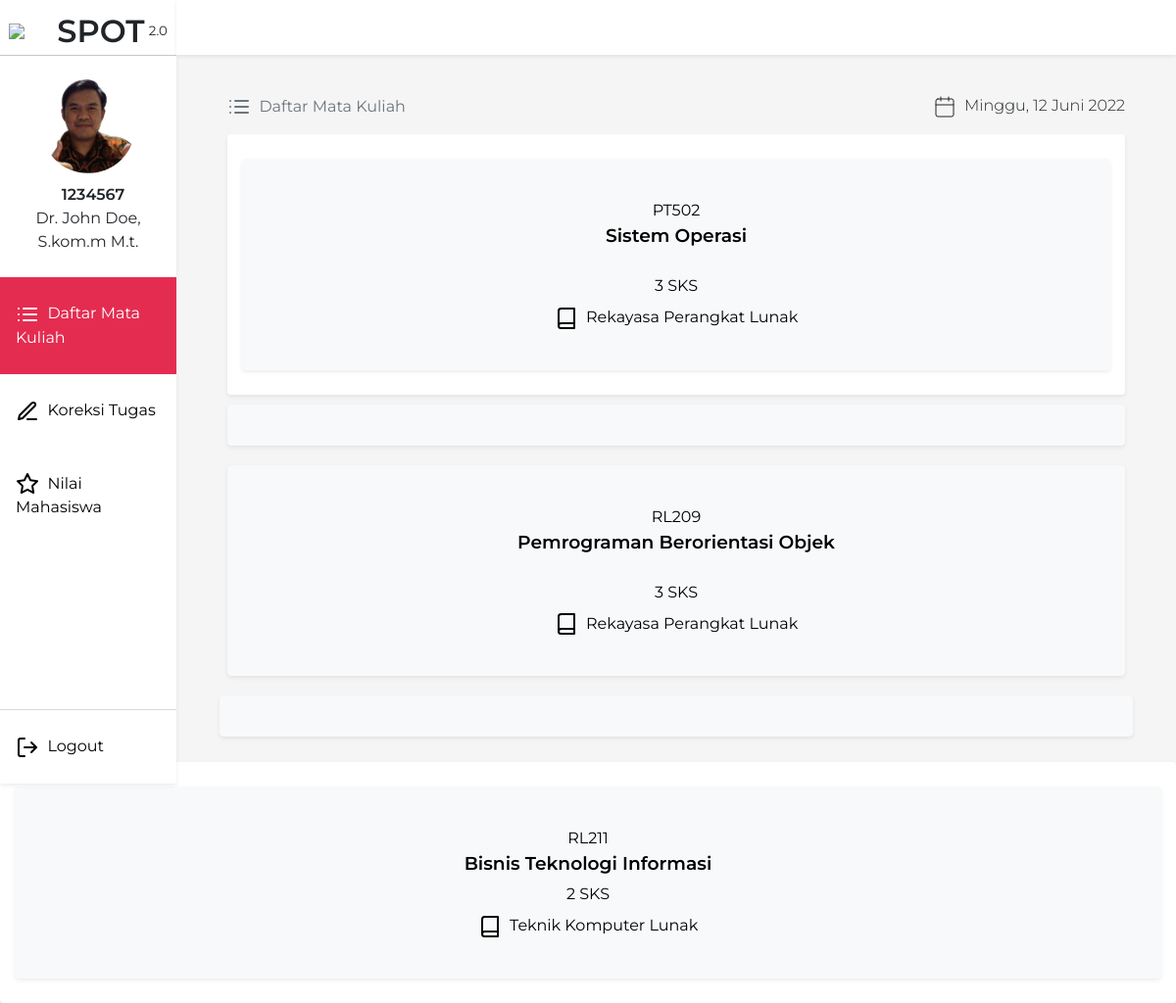
Page /dosen (signed in) on the committed database.
### tables this page shows
CREATE TABLE `dosen` (
  `nid` int(10) UNSIGNED NOT NULL,
  `name` varchar(255) NOT NULL,
  `avatar` varchar(255) NOT NULL DEFAULT 'default.jpg'
);

CREATE TABLE `matakuliah` (
  `kd_matkul` varchar(15) NOT NULL,
  `nid` int(10) UNSIGNED NOT NULL,
  `nid2` int(10) UNSIGNED NOT NULL,
  `nama_matkul` varchar(100) NOT NULL,
  `description` text NOT NULL,
  `sks` int(11) NOT NULL,
  `waktu` time NOT NULL,
  `hari` enum('Senin','Selasa','Rabu','Kamis','Jumat','Sabtu') NOT NULL
);

### Database/Query.php (called while the page is built, shortened)
<?php
class Query {
    private $resource;
    private $columns = array("*");
    private $select;
    private $where = array();
    private $limit;
    private $orderBy;
    private $joinVal = array("");
    private $groupBy;
    public function reset() {
        $this->resource = null;
        $this->columns = array("*");
        $this->select = null;
        $this->where = array();
        $this->limit = null;
        $this->orderBy = null;
        $this->joinVal = array("");
        $this->groupBy = null;
    }
    public function query($sql) {
        $this->resource = mysqli_query(mysqli_connect("localhost", "root", "", "penilaian-app"), $sql);
        return $this;
    }
    public function table($table)
    {
        $this->mainTable = $table;
        $this->select = "SELECT " . implode(",", $this->columns) . " FROM $table AS $table ";
        return $this;
    }
    public function columns(array $column)
    {
        $this->columns = $column;
        return $this;
    }
    public function where($column, $value, $operator = "=")
    {
        array_push($this->where, " $column $operator '$value' ");
        $this->where[0] = (count($this->where) < 2 ? " WHERE " . $this->where[0] : $this->where[0]);
        return $this;
    }
    public function limit($limit)
    {
        $this->limit = " LIMIT " . $limit;
        return $this;
    }
    public function order($column, $order)
    {
        $this->orderBy = " ORDER BY $column $order";
        return $this;
    }
    public function get($table = "")
    {
        $this->select = $this->select == NULL ?  "SELECT " . implode($this->columns) . " FROM $table " : $this->select;
        $sql = $this->select
        . implode("", $this->joinVal)
        . implode(" AND ", $this->where)
        . $this->groupBy
        . $this->orderBy
        . $this->limit;
        $this->resource = mysqli_query(mysqli_connect("localhost", "root", "", "penilaian-app"), $sql);
        return $this;
    }
    public function fetch()
    {
        $result = Array();
        while ($row = mysqli_fetch_assoc($this->resource)) {
            $result[] = $row;
        }
        return $result;
    }
    public function count()
    {
        return $this->resource->num_rows;
    }
}

### App/Helper.php (called while the page is built, shortened)
<?php
class Helper {
    public function convertDay($day)
    {
        $days = ['Minggu', 'Senin', 'Selasa', 'Rabu', 'Kamis', 'Jumat', 'Sabtu'];
        return $days[$day];
    }
    public function convertMonth($month)
    {
        $months = ['', 'Januari', 'Februari', 'Maret', 'April', 'Mei', 'Juni', 'Juli', 'Agustus', 'September', 'Oktober', 'November', 'Desember'];
        return $months[$month];
    }
    public function getTodayDate()
    {
        $day = date('w');
        $month = date('n');
        $date = $this->convertDay($day) . ", " . date('j') . " " . $this->convertMonth($month) . " " . date('Y');
        return $date;
    }
}

### views/dosen/dosen.php (the view, shortened to what this page needs)
<!DOCTYPE html>
<html>
<head>
  <link href="https://cdn.jsdelivr.net/npm/bootstrap@5.1.3/dist/css/bootstrap.min.css" rel="stylesheet">
  <link href="../../css/dosen.css" rel="stylesheet" type="text/css" />
  <link href="../../css/component/navbar.css" rel="stylesheet" type="text/css" />
</head>
<body>
  <?php include('components/sidebar.php'); ?>
  <div class="main-content">
    <div class="p-3">
      <div class="row">
        <div class="col-md-6">
          <div aria-label="breadcrumb">
            <ol class="breadcrumb">
              <li class="breadcrumb-item active" aria-current="page">
                <i class="icon ico-dark" data-feather="list"></i>
                <span class="breadcrumb-item-text">&nbsp;Daftar Mata Kuliah</span>
              </li>
            </ol>
          </div>
        </div>
        <div class="col-md-6 date">
          <i class="ico ico-dark" data-feather="calendar"></i>
          <span class="date-text">&nbsp;<?= $helper->getTodayDate() ?></span>
        </div>
      </div>
      <div class="row g-3">
        <div class="col-lg-12">
          <div class="matkul-card shadow-sm rounded">
          <?php
              $getMatkul = $DB->query("SELECT * FROM matakuliah WHERE nid = '". $_SESSION['nid'] . "' OR nid2 = '" . $_SESSION['nid'] . "'")->fetch();
              foreach ($getMatkul as $p) {
            ?>
            <a class="btn btn-light nilai-collapse shadow-sm" data-bs-toggle="collapse" href="#detailmatkul<?= $p['kd_matkul'] ?>" role="button" aria-expanded="false" aria-controls="collapseExample" id="nilaiMataKuliah" >
              <div class="matkul-info">
                <div class="matkul-header">
                  <div class="matkul-kode">
                    <?= $p['kd_matkul'] ?>
                  </div>
                  <div class="matkul-title">
                    <?= $p['nama_matkul'] ?>
                  </div>
                  </div>
                </div>
                <div class="matkul-sks-dosen mb-2">
                  <?= $p['sks'] ?> SKS
                </div>
                <div class="matkul-dosen">
                  <i class="ico ico-dark" data-feather="book"></i>
                  &nbsp;Rekayasa Perangkat Lunak
                </div>
              </div>
            <?php
              }
            ?>
          </div>
        </div>
      </div>
      <div class="row g-3">
        <div class="col-lg-12">
          <div class="matkul-card shadow-sm rounded">
            <a class="btn btn-light nilai-collapse shadow-sm" data-bs-toggle="collapse" href="#detailbti" role="button" aria-expanded="false" aria-controls="collapseExample" id="nilaiMataKuliah" >
              <div class="matkul-info">
                <div class="matkul-header">
                  <div class="matkul-kode">
                    RL211
                  </div>
                  <div class="matkul-title">
                    Bisnis Teknologi Informasi
                  </div>
                </div>
                <div class="matkul-sks-dosen mb-2">
                  2 SKS
                </div>
                <div class="matkul-dosen">
                  <i class="ico ico-dark" data-feather="book"></i>
                  &nbsp;Teknik Komputer Lunak
                </div>
              </div>
            </a>
          </div>
        </div>
      </div>
</body>
</html>

### components/sidebar.php (shortened to what this page needs)
<?php
$request = $_SERVER['REQUEST_URI'];
$requestParsed = explode("/", strtolower(parse_url($_SERVER['REQUEST_URI'], PHP_URL_PATH)));
$active_menu = 'class="active"';
?>
<link rel="stylesheet" href="//code.jquery.com/ui/1.13.1/themes/base/jquery-ui.css">
<nav class="shadow-sm">
</nav>
<?php
  if($_SESSION["level"] == "mahasiswa"){
?>
<div class="sidebar shadow-sm">
    <div class="brand">
      <img class="logo" src="/assets/image/Logo_Almamater_UPI.svg" width="45">
      <span class="brand-name">SPOT</span>
      <span class="brand-version">2.0</span>
    </div>
    <hr style="margin: 0;">
    <div class="login-info">
      <div class="avatar-circle" id="profilePicture" title="Kami merekomendasikan menggunakan gambar dengan rasio 1:1">
        <?php
          $fileName = $DB->columns(['avatar'])->table('mahasiswa')->where('npm', $_SESSION['npm'])->limit('1')->get()->fetch();
          $DB->reset();
        ?>
        <img class="avatar" id="avatarPicture" src="/assets/image/profile/<?= $fileName[0]['avatar'] ?>" alt="profile" width="72">
        <div class="overlay-change">
          <i class="icon" data-feather="camera"></i>
          <span>Click here to change photo</span>
        </div>
      </div>
      <form action="/changeAvatar" method="post" id="formImage">
        <input type="file" name="upload-image" id="uploadImage" accept=".png, .jpg, .jpeg" style="display: none;"/>
        <input type="text" name="level" value="<?= $_SESSION["level"] ?>" hidden>
      </form>
      <span class="name"><?= $_SESSION['npm'] ?></span>
      <span class="nim"><?= ucwords(strtolower($_SESSION['name'])) ?></span>
    </div>
    <a <?= ($requestParsed[1] == 'dashboard' || $request == '/') ? $active_menu : '' ?> href="/">
      <i class="icon" data-feather="pie-chart"></i>
      <span class="menu-name">&nbsp;Dashboard</span>
    </a>
    <a <?= ($requestParsed[1] == 'matakuliah') ? $active_menu : '' ?> href="/MataKuliah">
      <i class="icon" data-feather="list"></i>
      <span class="menu-name">&nbsp;Daftar Mata Kuliah</span>
    </a>
    <a <?= ($requestParsed[1] == 'tugas') ? $active_menu : '' ?> href="/Tugas">
      <div class="badge-bar"></div>
      <i class="icon" data-feather="check-circle"></i>
      <span class="menu-name">&nbsp;Tugas</span>
      <?php
      $getNFTugas = $DB->query("CALL getNFTugas(2000649)")->count();
      if($getNFTugas > 0 ) {
      ?>
      <span class="badge"><?= $getNFTugas ?></span>
      <?php } ?>
    </a>
    <a <?= ($requestParsed[1] == 'nilai') ? $active_menu : '' ?> href="/Nilai">
      <i class="icon" data-feather="star"></i>
      <span class="menu-name">&nbsp;Keseluruhan Nilai</span>
    </a>
    <a class="menu-settings logout" href="/Logout">
      <i class="icon" data-feather="log-out"></i>
      <span class="menu-name">&nbsp;Logout</span>
    </a>
  </div>
  <?php
    }
    elseif($_SESSION["level"] == "dosen"){
  ?>
  <div class="sidebar shadow-sm">
    <div class="brand">
      <img class="logo" src="/assets/image/Logo_Almamater_UPI.svg" width="45">
      <span class="brand-name">SPOT</span>
      <span class="brand-version">2.0</span>
    </div>
    <hr style="margin: 0;">
    <div class="login-info">
      <div class="avatar-circle" id="profilePicture" title="Kami merekomendasikan menggunakan gambar dengan rasio 1:1">
        <?php
          $fileName = $DB->columns(['avatar'])->table('dosen')->where('nid', $_SESSION['nid'])->limit('1')->get()->fetch();
        ?>
        <img class="avatar" id="avatarPicture" src="/assets/image/profile/<?= $fileName[0]['avatar'] ?>" alt="profile" width="72">
      </div>
      <span class="name"><?= $_SESSION['nid'] ?></span>
      <span class="nim"><?= ucwords(strtolower($_SESSION['name'])) ?></span>
    </div>
    <a class="menu-nilai <?= ($requestParsed[1] == 'dosen') ? "active" : '' ?>" href="/dosen">
      <i class="icon" data-feather="list"></i>
      <span class="menu-name">&nbsp;Daftar Mata Kuliah</span>
    </a>
    <a class="<?= ($requestParsed[1] == 'koreksi') ? "active" : '' ?>" href="/koreksi">
      <i class="icon" data-feather="edit-3"></i>
      <span class="menu-name">&nbsp;Koreksi Tugas</span>
    </a>
    <a class="<?= ($requestParsed[1] == 'dosen-nilai') ? "active" : '' ?>" href="/dosen-nilai">
      <i class="icon" data-feather="star">2</i>
      <span class="menu-name">&nbsp;Nilai Mahasiswa</span>
    </a>
    <a class="menu-settings logout" href="/Logout">
      <i class="icon" data-feather="log-out"></i>
      <span class="menu-name">&nbsp;Logout</span>
    </a>
  </div>
  <?php } else {echo "no level?" . $_SESSION["level"];} ?>

### css/dosen.css (style rules this page uses)
body { background-color: rgb(245, 245, 245); margin: 0 auto; width: 100vw; height: 100vh; font-family: 'Montserrat', sans-serif; }
.main-content { margin-left: 18vw; margin-right: 3vw; padding-top: 10vh; }
.breadcrumb-item svg { z-index: -1; }
.breadcrumb-item-text { display: inline-block; vertical-align: middle; }
.date { text-align: right; font-weight: 300; }
.date { font-weight: 300; }
.date svg { stroke-width: 1px; }
.matkul-card { width: 100%; background-color: white; padding: 15px; }
.matkul-info { margin: 20px; }
.matkul-header { display: inline-block; }
.matkul-title { text-align: center; display: inline-block; font-size: 14pt; font-weight: 600; margin-bottom: 5px; }
.matkul-kode { display: block; font-size: 12pt; }
.matkul-sks-dosen { display: block; font-size: 12pt; }
.matkul-dosen { font-size: 12pt; margin-bottom: 20px; }
.nilai-collapse { padding-top: 20px; padding-bottom: 20px; width: 100%; }
.nilai-collapse { margin-top: 10px; margin-bottom: 10px; }

### css/component/navbar.css (style rules this page uses)
:root { --primaryColor: #e42c51; }
nav { width: 85vw; background-color: rgb(255, 255, 255); position: fixed; margin: 0; padding: 0; height: 7vh; overflow: auto; right: 0; display: flex; justify-content: flex-end; padding-right: 3vw; overflow: unset; z-index: 99; }
.sidebar { margin: 0; padding: 0; width: 15vw; background-color: rgb(255, 255, 255); position: fixed; height: 100vh; overflow: auto; }
.brand { padding-top: 1vh; height: 7vh; text-align: center; }
.brand-name { display: inline-block; vertical-align: middle; font-size: 24pt; font-weight: 600; }
.brand-version { font-size: 10pt; margin-top: 15px; }
.logo { display: inline-block; vertical-align: middle; height: auto !important; max-width: 45px; }
.login-info { text-align: center; padding-top: 3vh; padding-bottom: 3vh; }
.avatar-circle { position: relative; width: 96px; aspect-ratio: 1; margin-left: auto; margin-right: auto; cursor: pointer; }
.avatar { width: 100%; height: 100%; object-fit: cover; border-radius: 100px; object-position: center; display: block; }
.name { margin-top: 10px; display: block; margin-left: 10px; font-weight: 600; }
.sidebar a { display: block; color: black; padding: 25px 16px; text-decoration: none; transition: background-color 100ms linear; }
.sidebar a.active { background-color: var(--primaryColor); color: white; }
.icon { position: relative; text-align: c; }
.logout { border-top: 1px solid rgb(218, 218, 218); position: absolute; bottom: 0; }
a.logout { color: rgb(2, 2, 2); width: 100%; }

### rows in the picture
dosen: avatar (picture)
matakuliah: kd_matkul "PT502", nama_matkul "Sistem Operasi", sks "3"
matakuliah: kd_matkul "RL209", nama_matkul "Pemrograman Berorientasi Objek", sks "3"

### other values in the picture
$_SESSION['nid'] "1234567"
$_SESSION['name'] "Dr. John Doe, S.kom.m M.t."
$helper->getTodayDate() "Minggu, 12 Juni 2022"
